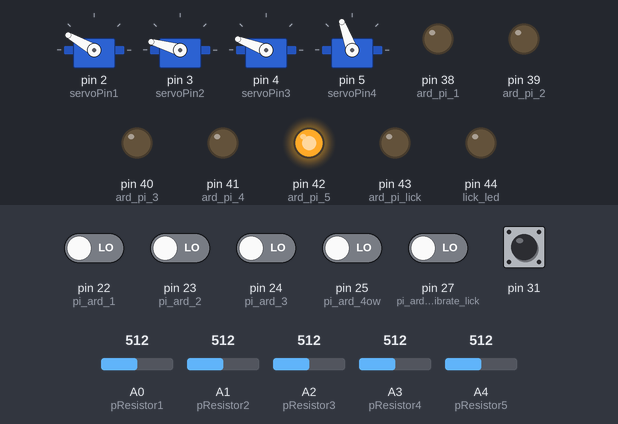
This sketch was run on a simulated Arduino Mega 2560, built with avr-gcc and run on an emulated ATmega2560. Shown: 4 × servo, output pins drawn as LEDs (lit = HIGH). The test bench sets the inputs (shaded band); at power-on: pin 31 HIGH, pin 22 (pi_ard_1), pin 23 (pi_ard_2), pin 24 (pi_ard_3), pin 25 (pi_ard_4ow), pin 27 (pi_ard_calibrate_lick) LOW, A0 (pResistor1) = 512, A1 (pResistor2) = 512, A2 (pResistor3) = 512, A3 (pResistor4) = 512, A4 (pResistor5) = 512.

Above: at 6.4 s.
6.5 s: pin 22 (pi_ard_1) driven HIGH
At 8.1 s:
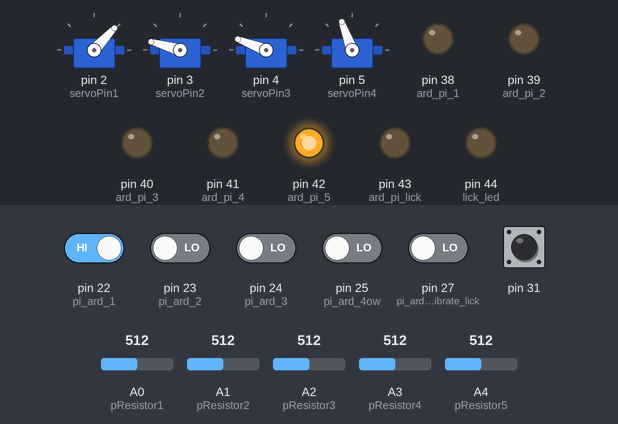
8.7 s: pin 23 (pi_ard_2) driven HIGH
At 10.2 s:
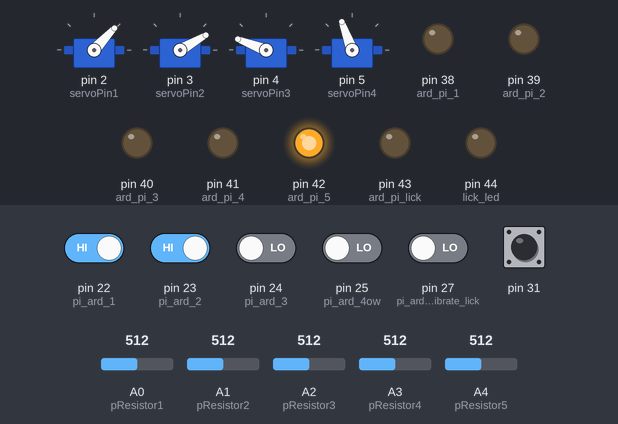
11.1 s: pin 24 (pi_ard_3) driven HIGH
At 12.7 s:
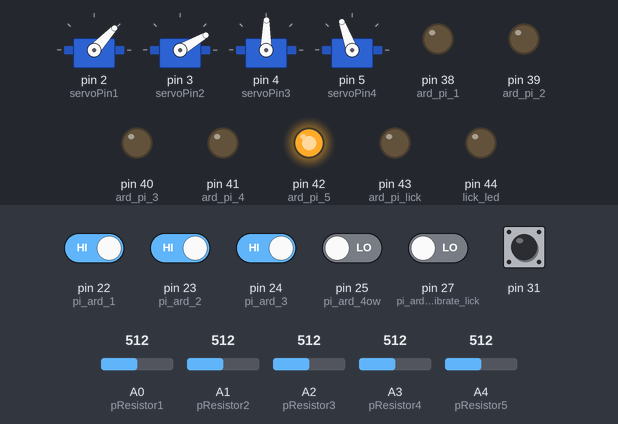
13.0 s: A0 (pResistor1) set to 370
14.5 s: A0 (pResistor1) set to 350
At 15.4 s:
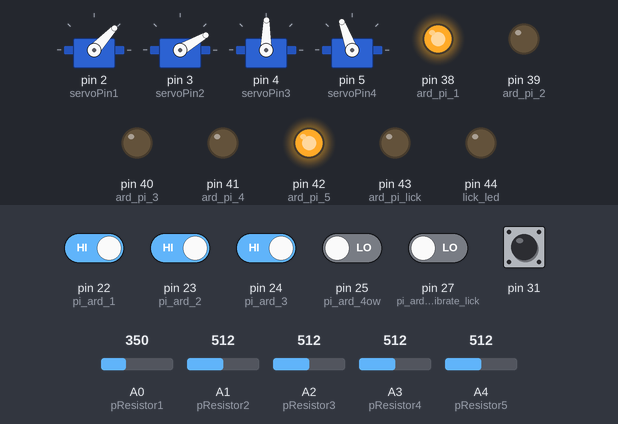
16.0 s: A1 (pResistor2) set to 375
17.5 s: A1 (pResistor2) set to 349
At 17.8 s:
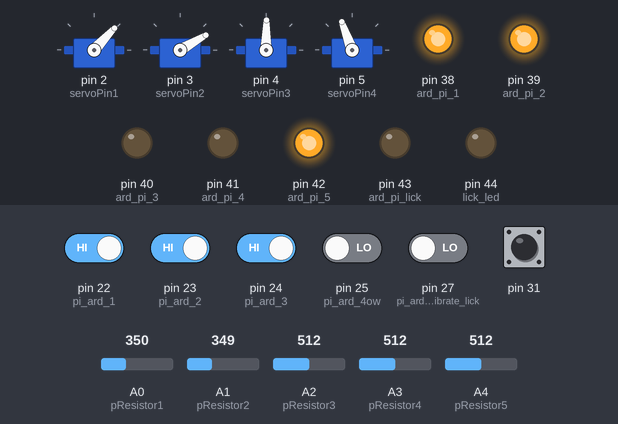
Timing chart, 0 to 20.0 s (numbered marks = the images above; inputs shaded):
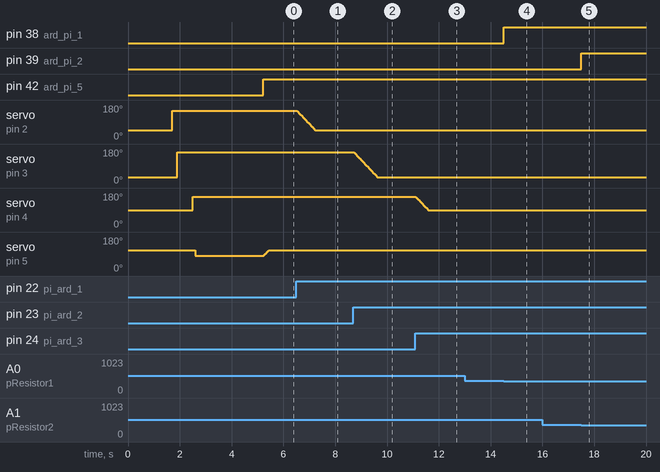

Measured:
- the behaviour switches between 359 and 358 on A0 (pResistor1) (found by bisection; images 3 and 4)
- the behaviour switches between 359 and 358 on A1 (pResistor2) (found by bisection; images 4 and 5)
- after the input at 6.5 s, servo on pin 2 (servoPin1): moves from 150° to 47° over 0.71 s, starting at once
- after the input at 8.7 s, servo on pin 3 (servoPin2): moves from 164° to 30° over 0.92 s, starting at once
- after the input at 11.1 s, servo on pin 4 (servoPin3): moves from 159° to 89° over 0.48 s, starting at once
- after the input at 13.0 s, every drawn part: stays the same
- after the input at 14.5 s, pin 38 (ard_pi_1): LOW → HIGH at once
- after the input at 16.0 s, every drawn part: stays the same
- after the input at 17.5 s, pin 39 (ard_pi_2): LOW → HIGH at once

The sketch:

Switch_maze_arduino_servo_lick_2022Feb.ino
```cpp
#include<Servo.h>
Servo servo1;     // Servo 1 = door1
#include<Servo.h>
Servo servo2;     // Servo 2 = door2
#include<Servo.h>
Servo servo3;     // Servo 3 = door3
#include<Servo.h>
Servo servo4;     // Servo 4 = running-wheel brake
#include <CapacitiveSensor.h>
CapacitiveSensor   cs_30_31 = CapacitiveSensor(30,31);       // 10M resistor between pins 30 & 31, pin 31 is sensor pin,

//Constants
const int slowness = 100;   //slowness factor, us wait between 1deg movements, change to set door speed
//beam breaks
const int pResistor1 = A0;//BB1
const int pResistor2 = A1;//BB2
const int pResistor3 = A2;//BB3 choice running wheel
const int pResistor4 = A3;//BB4 choice food pod
const int pResistor5 = A4;//BB5 door1 safety
//servo control
const int servoPin1 = 2;// door servos 1-3
const int servoPin2 = 3;
const int servoPin3 = 4;
const int servoPin4 = 5;// brake servo in running wheel

//outputs to Pi
const int ard_pi_1 = 38;//reports BB1low to Pi
const int ard_pi_2 = 39;//reports BB2low to Pi
const int ard_pi_3 = 40;//reports BB3low to Pi
const int ard_pi_4 = 41;//reports BB4low to Pi
const int ard_pi_5 = 42;//reports BB5high to Pi
const int ard_pi_lick = 43;//reports capacitive sensor to Pi
const int lick_led = 44;//reports capacitive sensor to user
//door angles: determine empirically
const int CLOSE_DOOR1 = 150;//Angle of 150 degrees -> door is closed
const int OPEN_DOOR1 = 47;//Angle of 47 degrees -> door is opened
const int CLOSE_DOOR2 = 164;//Angle of 155 degrees -> door is closed
const int OPEN_DOOR2 = 30;//
const int CLOSE_DOOR3 = 159;//Angle of 159 degrees -> middle passage is closed
const int OPEN_DOOR3 = 89;//
const int RELEASE_WHEEL = 80;//Angle of 39 degrees -> WHEEL is free
const int BRAKE_WHEEL = 110;//CLAMPED

//motor inputs from Pi
const int pi_ard_1 = 22;//open door1
const int pi_ard_2 = 23;//open door2
const int pi_ard_3 = 24;//open door3
const int pi_ard_4ow = 25;//release running wheel
const int pi_ard_calibrate_lick = 27;//release

//Variables
int photo_value1;//Store value from photoresistor (0-1023)
int INIT_READ1;//Store initial value from photoresistor
int photo_value2;//Store value from photoresistor (0-1023)
int INIT_READ2;
int photo_value3;//Store value from photoresistor (0-1023)
int INIT_READ3;
int photo_value4;//Store value from photoresistor (0-1023)
int INIT_READ4;
int photo_value5;//Store value from photoresistor (0-1023)
int INIT_READ5;
int pos1_current = CLOSE_DOOR1; //initial position variables for servos
int pos1_target = CLOSE_DOOR1;
int pos2_current = CLOSE_DOOR2; //initial position variables for servos
int pos2_target = CLOSE_DOOR2;
int pos3_current = CLOSE_DOOR3; //initial position variables for servos
int pos3_target = CLOSE_DOOR3;
int pos4_current = RELEASE_WHEEL; //initial position variables for servos
int pos4_target = RELEASE_WHEEL;
long start = millis();
//Capacitive sensor
int cs_thresh;//look at serial monitor during testing to find a value
int var;
int cs1;

void setup()
{
  cs_30_31.set_CS_AutocaL_Millis(0xFFFFFFFF);     // turn off autocalibrate on channel 1 - just as an example
  //Serial.begin(9600);//setup serial
  pinMode(pResistor1, INPUT);//Set photoResistor - A0 pin as an input
  pinMode(pResistor2, INPUT);
  pinMode(pResistor3, INPUT);
  pinMode(pResistor4, INPUT);
  pinMode(pResistor5, INPUT);
  pinMode(ard_pi_1, OUTPUT);//output reports to Pi
  pinMode(ard_pi_2, OUTPUT);
  pinMode(ard_pi_3, OUTPUT);
  pinMode(ard_pi_4, OUTPUT);
  pinMode(ard_pi_5, OUTPUT);
  pinMode(ard_pi_lick, OUTPUT);
  pinMode(lick_led, OUTPUT);
  pinMode(pi_ard_1, INPUT);//input commands from Pi
  pinMode(pi_ard_2, INPUT);
  pinMode(pi_ard_3, INPUT);
  pinMode(pi_ard_4ow, INPUT);
  pinMode(pi_ard_calibrate_lick, INPUT);

  servo1.attach(servoPin1);
  servo1.write(OPEN_DOOR1);
  delay(1500);
  INIT_READ5 = analogRead(pResistor5);//calibrate top of door detector when door1 open
  delay(200);
  servo1.write(CLOSE_DOOR1);
  delay(100);
  servo2.attach(servoPin2);
  servo2.write(OPEN_DOOR2);
  delay(100);
  servo2.write(CLOSE_DOOR2);
  delay(100);
  servo3.attach(servoPin3);
  servo3.write(OPEN_DOOR3);
  delay(500);
  servo3.write(CLOSE_DOOR3);
  servo4.attach(servoPin4);
  servo4.write(BRAKE_WHEEL);
  delay(100);
  servo4.write(RELEASE_WHEEL);
  delay(1500);

  digitalWrite(ard_pi_1, LOW);//communication to Pi
  digitalWrite(ard_pi_2, LOW);
  digitalWrite(ard_pi_3, LOW);
  digitalWrite(ard_pi_4, LOW);
  digitalWrite(ard_pi_5, LOW);
  digitalWrite(ard_pi_lick, LOW);

  INIT_READ1 = analogRead(pResistor1); // calibrate beam-breaks
  INIT_READ2 = analogRead(pResistor2);
  INIT_READ3 = analogRead(pResistor3);
  INIT_READ4 = analogRead(pResistor4);
  //collect lick sensor bsl
  delay(1000);
  var = 0;
  cs_thresh=0;
  while (var < 5)
  {
    cs_thresh =  cs_thresh+cs_30_31.capacitiveSensor(30); //resolution 30
    var++;
  }
  cs_thresh=(cs_thresh/5)+200; //threshold 200 units above bsl
  delay(100);
//  Serial.print("cs_threshold   ");  //show value for trouble shooting if serial monitor is on
//  Serial.println(cs_thresh);        //show value for trouble shooting if serial monitor is on
//
//  Serial.print("INIT_READ1 ");  //show beam break values for trouble shooting if serial monitor is on
//  Serial.println(INIT_READ1);
//  Serial.print("INIT_READ2 ");
//  Serial.println(INIT_READ2);
//  Serial.print("INIT_READ3 ");
//  Serial.println(INIT_READ3);
//  Serial.print("INIT_READ4 ");
//  Serial.println(INIT_READ4);
//  Serial.print("INIT_READ5 ");
//  Serial.println(INIT_READ5);
}

void loop()
{
    //Serial.print(millis() - start);
    start = millis();
    var = 0;
    cs1 = 0;
    while (var < 2)
    {
      cs1 =  cs1+cs_30_31.capacitiveSensor(30); //resolution 30
      var++;
    }
    cs1 = (cs1/2);
    //Serial.print("cs1   ");  //show value for trouble shooting if serial monitor is on
    //Serial.println(cs1);

    photo_value1 = analogRead(pResistor1); //read beam breaks
    photo_value2 = analogRead(pResistor2);
    photo_value3 = analogRead(pResistor3);
    photo_value4 = analogRead(pResistor4);
    photo_value5 = analogRead(pResistor5);
    // Serial.print("photo_value1 ");
    // Serial.print("photo_value1 ");
    // Serial.println(photo_value1);
    // Serial.print("photo_value2 ");
    // Serial.println(photo_value2);
    // Serial.print("photo_value3 ");
    // Serial.println(photo_value3);
    // Serial.print("photo_value4 ");
    // Serial.println(photo_value4);
    // Serial.print("photo_value5 ");
    // Serial.println(photo_value5);

    //output BB detectors to Pi
    if (photo_value1<INIT_READ1*0.7) //BB1
    {
        digitalWrite(ard_pi_1, HIGH);
    }
    else
    {
        digitalWrite(ard_pi_1, LOW);
    }

    if (photo_value2<INIT_READ2*0.7) //BB2
    {
        digitalWrite(ard_pi_2, HIGH);
    }
    else
    {
        digitalWrite(ard_pi_2, LOW);
    }

    if (photo_value3<INIT_READ3*0.7) //BB3
    {
        digitalWrite(ard_pi_3, HIGH);
    }
    else
    {
        digitalWrite(ard_pi_3, LOW);
    }

    if (photo_value4<INIT_READ4*0.7) //BB4
    {
        digitalWrite(ard_pi_4, HIGH);
    }
    else
    {
        digitalWrite(ard_pi_4, LOW);
    }

    if (photo_value5<INIT_READ5*0.8) //BB5safety
    {
        digitalWrite(ard_pi_5, LOW);
    }
    else
    {
        digitalWrite(ard_pi_5, HIGH);
    }

    if (cs1<cs_thresh) //capacitive sensor
    {
        digitalWrite(ard_pi_lick, LOW);
        digitalWrite(lick_led, LOW);
    }
    else
    {
        digitalWrite(ard_pi_lick, HIGH);
        digitalWrite(lick_led, HIGH);
    }

    //servo movement loops
    if (pos1_current<pos1_target) //SERVO 1
    {
        pos1_current=pos1_current+1;
        servo1.write(pos1_current);
        delayMicroseconds(slowness);
    }
    if (pos1_current>pos1_target)
    {
        pos1_current=pos1_current-1;
        servo1.write(pos1_current);
        delayMicroseconds(slowness);
    }

    if (pos2_current<pos2_target) //SERVO 2
    {
        pos2_current=pos2_current+1;
        servo2.write(pos2_current);
        delayMicroseconds(slowness);
    }
    if (pos2_current>pos2_target)
    {
        pos2_current=pos2_current-1;
        servo2.write(pos2_current);
        delayMicroseconds(slowness);
    }

    if (pos3_current<pos3_target) //SERVO 3
    {
        pos3_current=pos3_current+1;
        servo3.write(pos3_current);
        delayMicroseconds(slowness);
    }
    if (pos3_current>pos3_target)
    {
        pos3_current=pos3_current-1;
        servo3.write(pos3_current);
        delayMicroseconds(slowness);
    }

    if (pos4_current<pos4_target) //SERVO 4
    {
        pos4_current=pos4_current+1;
        servo4.write(pos4_current);
        delayMicroseconds(slowness);
    }
    if (pos4_current>pos4_target)
    {
        pos4_current=pos4_current-1;
        servo4.write(pos4_current);
        delayMicroseconds(slowness);
    }

    //target commands
    //SERVO 1
    if ((digitalRead(pi_ard_1) == HIGH))
    {
        pos1_target=OPEN_DOOR1;
    }
    else
    {
        pos1_target=CLOSE_DOOR1;
    }
    //SERVO 2
    if ((digitalRead(pi_ard_2) == HIGH))
    {
        pos2_target=OPEN_DOOR2;
    }
    else
    {
        pos2_target=CLOSE_DOOR2;
    }
    //SERVO 3
    if ((digitalRead(pi_ard_3) == HIGH))
    {
        pos3_target=OPEN_DOOR3;
    }
    else
    {
        pos3_target=CLOSE_DOOR3;
    }
    //SERVO 4
    if ((digitalRead(pi_ard_4ow) == HIGH))
    {
        pos4_target=RELEASE_WHEEL;
    }
    else
    {
        pos4_target=BRAKE_WHEEL;
    }
    //recalibrate lick sensor
    if ((digitalRead(pi_ard_calibrate_lick) == HIGH))
    {
        var = 0;
        cs_thresh=0;
        while (var < 5)
        {
          cs_thresh =  cs_thresh+cs_30_31.capacitiveSensor(30); //resolution 30
          var++;
        }
        cs_thresh=(cs_thresh/5)+200; //threshold 200 units above bsl
        delay(10);
    }

}//void loop end
```
